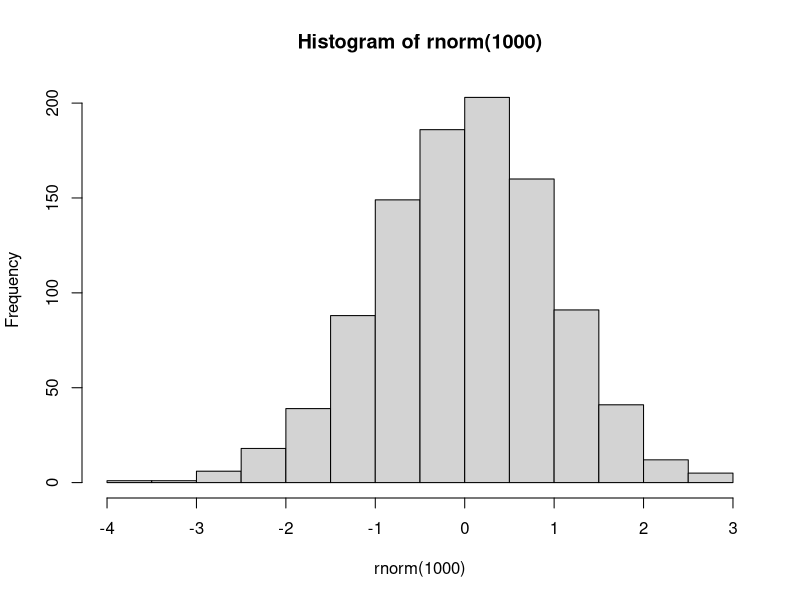
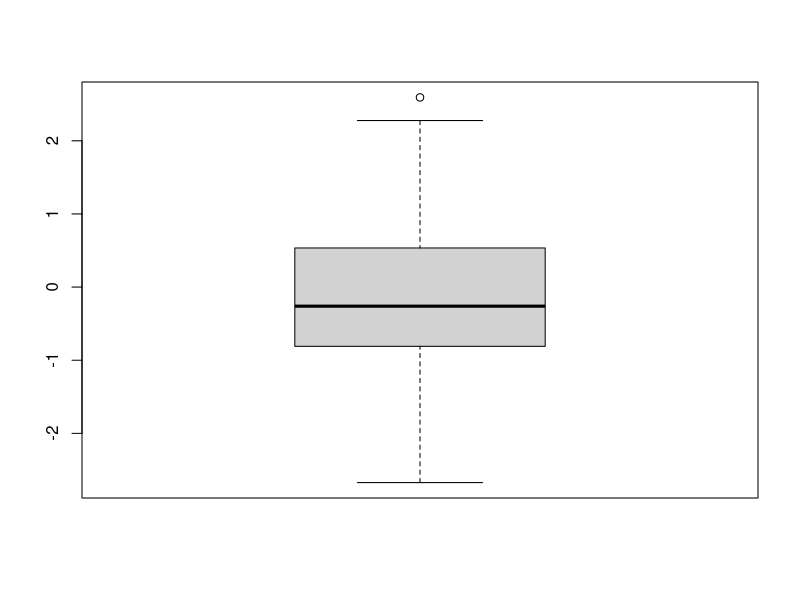

R code for these plots, in order:

# Histogram
hist(rnorm(1000))

# Boxplot
boxplot(rnorm(100))


# Linear model

lm(rnorm(100) ~ runif(100))

# This is my first update- by prof

#Hi, this is Drake!!! :)


